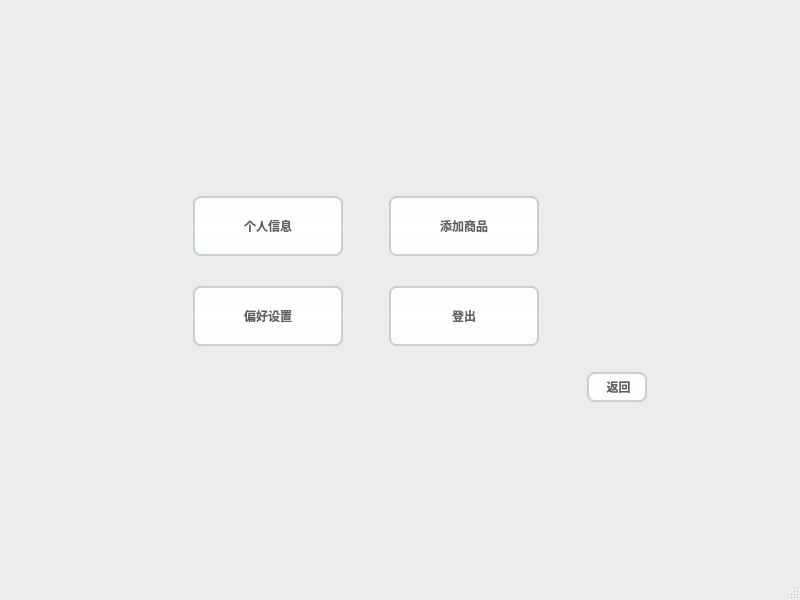
<?xml version="1.0" encoding="UTF-8"?>
<ui version="4.0">
 <class>AccountControlAdmin</class>
 <widget class="QMainWindow" name="AccountControlAdmin">
  <property name="geometry">
   <rect>
    <x>0</x>
    <y>0</y>
    <width>800</width>
    <height>600</height>
   </rect>
  </property>
  <property name="windowTitle">
   <string>MainWindow</string>
  </property>
  <property name="styleSheet">
   <string notr="true">/*
 * MacOS Style Sheet for QT Applications
 * Author: Jaime A. Quiroga P.
 * Company: GTRONICK
 * Last updated: 25/12/2020, 23:10.
 * Available at: https://github.com/GTRONICK/QSS/blob/master/MacOS.qss
 */
QMainWindow {
    background-color:#ececec;
}
QPushButton, QToolButton, QCommandLinkButton{
    padding: 0 5px 0 5px;
    border-style: solid;
    border-top-color: qlineargradient(spread:pad, x1:0, y1:0, x2:0, y2:1, stop:0 #c1c9cf, stop:1 #d2d8dd);
    border-right-color: qlineargradient(spread:pad, x1:1, y1:0, x2:0, y2:0, stop:0 #c1c9cf, stop:1 #d2d8dd);
    border-bottom-color: qlineargradient(spread:pad, x1:0, y1:1, x2:0, y2:0, stop:0 #c1c9cf, stop:1 #d2d8dd);
    border-left-color: qlineargradient(spread:pad, x1:0, y1:0, x2:1, y2:0, stop:0 #c1c9cf, stop:1 #d2d8dd);
    border-width: 2px;
    border-radius: 8px;
    color: #616161;
    font-weight: bold;
    background-color: qlineargradient(spread:pad, x1:0.5, y1:0, x2:0.5, y2:1, stop:0 #fbfdfd, stop:0.5 #ffffff, stop:1 #fbfdfd);
}
QPushButton::default, QToolButton::default, QCommandLinkButton::default{
    border: 2px solid transparent;
    color: #FFFFFF;
    background-color: qlineargradient(spread:pad, x1:0.5, y1:0, x2:0.5, y2:1, stop:0 #84afe5, stop:1 #1168e4);
}
QPushButton:hover, QToolButton:hover, QCommandLinkButton:hover{
    color: #3d3d3d;
}
QPushButton:pressed, QToolButton:pressed, QCommandLinkButton:pressed{
    color: #aeaeae;
    background-color: qlineargradient(spread:pad, x1:0.5, y1:0, x2:0.5, y2:1, stop:0 #ffffff, stop:0.5 #fbfdfd, stop:1 #ffffff);
}
QPushButton:disabled, QToolButton:disabled, QCommandLinkButton:disabled{
    color: #616161;
    background-color: qlineargradient(spread:pad, x1:0.5, y1:0, x2:0.5, y2:1, stop:0 #dce7eb, stop:0.5 #e0e8eb, stop:1 #dee7ec);
}
QLineEdit, QTextEdit, QPlainTextEdit, QSpinBox, QDoubleSpinBox, QTimeEdit, QDateEdit, QDateTimeEdit {
    border-width: 2px;
    border-radius: 8px;
    border-style: solid;
    border-top-color: qlineargradient(spread:pad, x1:0.5, y1:1, x2:0.5, y2:0, stop:0 #c1c9cf, stop:1 #d2d8dd);
    border-right-color: qlineargradient(spread:pad, x1:0, y1:0, x2:1, y2:0, stop:0 #c1c9cf, stop:1 #d2d8dd);
    border-bottom-color: qlineargradient(spread:pad, x1:0.5, y1:0, x2:0.5, y2:1, stop:0 #c1c9cf, stop:1 #d2d8dd);
    border-left-color: qlineargradient(spread:pad, x1:1, y1:0, x2:0, y2:0, stop:0 #c1c9cf, stop:1 #d2d8dd);
    background-color: #f4f4f4;
    color: #3d3d3d;
}
QLineEdit:focus, QTextEdit:focus, QPlainTextEdit:focus, QSpinBox:focus, QDoubleSpinBox:focus, QTimeEdit:focus, QDateEdit:focus, QDateTimeEdit:focus {
    border-width: 2px;
    border-radius: 8px;
    border-style: solid;
    border-top-color: qlineargradient(spread:pad, x1:0.5, y1:1, x2:0.5, y2:0, stop:0 #85b7e3, stop:1 #9ec1db);
    border-right-color: qlineargradient(spread:pad, x1:0, y1:0, x2:1, y2:0, stop:0 #85b7e3, stop:1 #9ec1db);
    border-bottom-color: qlineargradient(spread:pad, x1:0.5, y1:0, x2:0.5, y2:1, stop:0 #85b7e3, stop:1 #9ec1db);
    border-left-color: qlineargradient(spread:pad, x1:1, y1:0, x2:0, y2:0, stop:0 #85b7e3, stop:1 #9ec1db);
    background-color: #f4f4f4;
    color: #3d3d3d;
}
QLineEdit:disabled, QTextEdit:disabled, QPlainTextEdit:disabled, QSpinBox:disabled, QDoubleSpinBox:disabled, QTimeEdit:disabled, QDateEdit:disabled, QDateTimeEdit:disabled {
    color: #b9b9b9;
}
QSpinBox::up-button, QDoubleSpinBox::up-button, QTimeEdit::up-button, QDateEdit::up-button, QDateTimeEdit::up-button {
    subcontrol-origin: padding;
    subcontrol-position: top right;
    width: 15px;
    color: #272727;
    border-left-width: 1px;
    border-left-color: darkgray;
    border-left-style: solid;
    border-top-right-radius: 3px;
    padding: 3px;
}
QSpinBox::down-button, QDoubleSpinBox::down-button, QTimeEdit::down-button, QDateEdit::down-button, QDateTimeEdit::down-button {
    subcontrol-origin: padding;
    subcontrol-position: bottom right;
    width: 15px;
    color: #272727;
    border-left-width: 1px;
    border-left-color: darkgray;
    border-left-style: solid;
    border-bottom-right-radius: 3px;
    padding: 3px;
}
QSpinBox::up-button:pressed, QDoubleSpinBox::up-button:pressed, QTimeEdit::up-button:pressed, QDateEdit::up-button:pressed, QDateTimeEdit::up-button:pressed {
    color: #aeaeae;
    background-color: qlineargradient(spread:pad, x1:0.5, y1:0, x2:0.5, y2:1, stop:0 #ffffff, stop:0.5 #fbfdfd, stop:1 #ffffff);
}
QSpinBox::down-button:pressed, QDoubleSpinBox::down-button:pressed, QTimeEdit::down-button:pressed, QDateEdit::down-button:pressed, QDateTimeEdit::down-button:pressed {
    color: #aeaeae;
    background-color: qlineargradient(spread:pad, x1:0.5, y1:0, x2:0.5, y2:1, stop:0 #ffffff, stop:0.5 #fbfdfd, stop:1 #ffffff);
}
QSpinBox::up-button:hover, QDoubleSpinBox::up-button:hover, QTimeEdit::up-button:hover, QDateEdit::up-button:hover, QDateTimeEdit::up-button:hover {
    color: #FFFFFF;
    border-top-right-radius: 5px;
    background-color: qlineargradient(spread:pad, x1:0.5, y1:0, x2:0.5, y2:1, stop:0 #84afe5, stop:1 #1168e4);
    
}
QSpinBox::down-button:hover, QDoubleSpinBox::down-button:hover, QTimeEdit::down-button:hover, QDateEdit::down-button:hover, QDateTimeEdit::down-button:hover {
    color: #FFFFFF;
    border-bottom-right-radius: 5px;
    background-color: qlineargradient(spread:pad, x1:0.5, y1:0, x2:0.5, y2:1, stop:0 #84afe5, stop:1 #1168e4);
}
QSpinBox::up-arrow, QDoubleSpinBox::up-arrow, QTimeEdit::up-arrow, QDateEdit::up-arrow, QDateTimeEdit::up-arrow {
    image: url(/usr/share/icons/Adwaita/16x16/actions/go-up-symbolic.symbolic.png);
}
QSpinBox::down-arrow, QDoubleSpinBox::down-arrow, QTimeEdit::down-arrow, QDateEdit::down-arrow, QDateTimeEdit::down-arrow {
    image: url(/usr/share/icons/Adwaita/16x16/actions/go-down-symbolic.symbolic.png);
}
QProgressBar {
    max-height: 8px;
    text-align: center;
    font: italic bold 11px;
    color: #3d3d3d;
    border: 1px solid transparent;
    border-radius:4px;
    background-color: qlineargradient(spread:pad, x1:0, y1:0, x2:0, y2:1, stop:0 #ddd5d5, stop:0.5 #dad3d3, stop:1 #ddd5d5);
}
QProgressBar::chunk {
    background-color: qlineargradient(spread:pad, x1:0, y1:0, x2:0, y2:1, stop:0 #467dd1, stop:0.5 #3b88fc, stop:1 #467dd1);
    border-radius: 4px;
}
QProgressBar:disabled {
    color: #616161;
}
QProgressBar::chunk:disabled {
    background-color: #aeaeae;
}
QSlider::groove {
    border: 1px solid #bbbbbb;
    background-color: #52595d;
    border-radius: 4px;
}
QSlider::groove:horizontal {
    height: 6px;
}
QSlider::groove:vertical {
    width: 6px;
}
QSlider::handle:horizontal {
    background: #ffffff;
    border-style: solid;
    border-width: 1px;
    border-color: rgb(207,207,207);
    width: 12px;
    margin: -5px 0;
    border-radius: 7px;
}
QSlider::handle:vertical {
    background: #ffffff;
    border-style: solid;
    border-width: 1px;
    border-color: rgb(207,207,207);
    height: 12px;
    margin: 0 -5px;
    border-radius: 7px;
}
QSlider::add-page, QSlider::sub-page {
    border: 1px transparent;
    background-color: #52595d;
    border-radius: 4px;
}
QSlider::add-page:horizontal {
    background: qlineargradient(spread:pad, x1:0, y1:0, x2:0, y2:1, stop:0 #ddd5d5, stop:0.5 #dad3d3, stop:1 #ddd5d5);
}
QSlider::sub-page:horizontal {
    background-color: qlineargradient(spread:pad, x1:0, y1:0, x2:1, y2:0, stop:0 #467dd1, stop:0.5 #3b88fc, stop:1 #467dd1);
}
QSlider::add-page:vertical {
    background-color: qlineargradient(spread:pad, x1:0, y1:0, x2:0, y2:1, stop:0 #467dd1, stop:0.5 #3b88fc, stop:1 #467dd1);
}
QSlider::sub-page:vertical {
    background: qlineargradient(spread:pad, x1:0, y1:0, x2:1, y2:0, stop:0 #ddd5d5, stop:0.5 #dad3d3, stop:1 #ddd5d5);
}
QSlider::add-page:horizontal:disabled, QSlider::sub-page:horizontal:disabled, QSlider::add-page:vertical:disabled, QSlider::sub-page:vertical:disabled {
    background: #b9b9b9;
}
QComboBox, QFontComboBox {
    border-width: 2px;
    border-radius: 8px;
    border-style: solid;
    border-top-color: qlineargradient(spread:pad, x1:0.5, y1:1, x2:0.5, y2:0, stop:0 #c1c9cf, stop:1 #d2d8dd);
    border-right-color: qlineargradient(spread:pad, x1:0, y1:0, x2:1, y2:0, stop:0 #c1c9cf, stop:1 #d2d8dd);
    border-bottom-color: qlineargradient(spread:pad, x1:0.5, y1:0, x2:0.5, y2:1, stop:0 #c1c9cf, stop:1 #d2d8dd);
    border-left-color: qlineargradient(spread:pad, x1:1, y1:0, x2:0, y2:0, stop:0 #c1c9cf, stop:1 #d2d8dd);
    background-color: #f4f4f4;
    color: #272727;
    padding-left: 5px;
}
QComboBox:editable, QComboBox:!editable, QComboBox::drop-down:editable, QComboBox:!editable:on, QComboBox::drop-down:editable:on {
    background: #ffffff;
}
QComboBox::drop-down {
    subcontrol-origin: padding;
    subcontrol-position: top right;
    width: 15px;
    color: #272727;
    border-left-width: 1px;
    border-left-color: darkgray;
    border-left-style: solid;
    border-top-right-radius: 3px;
    border-bottom-right-radius: 3px;
}
QComboBox::down-arrow {
    image: url(/usr/share/icons/Adwaita/16x16/actions/go-down-symbolic.symbolic.png); /*Adawaita icon thene*/
}

QComboBox::down-arrow:on {
    top: 1px;
    left: 1px;
}
QComboBox QAbstractItemView {
    border: 1px solid darkgray;
    border-radius: 8px;
    selection-background-color: #dadada;
    selection-color: #272727;
    color: #272727;
    background: white;
}
QLabel, QCheckBox, QRadioButton {
    color: #272727;
}
QCheckBox {
    padding: 2px;
}
QCheckBox:disabled, QRadioButton:disabled {
    color: #808086;
    padding: 2px;
}

QCheckBox:hover {
    border-radius:4px;
    border-style:solid;
    padding-left: 1px;
    padding-right: 1px;
    padding-bottom: 1px;
    padding-top: 1px;
    border-width:1px;
    border-color: transparent;
}
QCheckBox::indicator:checked {
    image: url(/usr/share/icons/Adwaita/16x16/actions/object-select-symbolic.symbolic.png);
    height: 15px;
    width: 15px;
    border-style:solid;
    border-width: 1px;
    border-color: #48a5fd;
    color: #ffffff;
    border-radius: 3px;
    background-color: qlineargradient(spread:pad, x1:0, y1:0, x2:0, y2:1, stop:0 #48a5fd, stop:0.5 #329cfb, stop:1 #48a5fd);
}
QCheckBox::indicator:unchecked {
    
    height: 15px;
    width: 15px;
    border-style:solid;
    border-width: 1px;
    border-color: #48a5fd;
    border-radius: 3px;
    background-color: #fbfdfa;
}
QLCDNumber {
    color: #616161;;
}
QMenuBar {
    background-color: #ececec;
}
QMenuBar::item {
    color: #616161;
    spacing: 3px;
    padding: 1px 4px;
    background-color: #ececec;
}

QMenuBar::item:selected {
    background-color: #dadada;
    color: #3d3d3d;
}
QMenu {
    background-color: #ececec;
}
QMenu::item:selected {
    background-color: #dadada;
    color: #3d3d3d;
}
QMenu::item {
    color: #616161;;
    background-color: #e0e0e0;
}
QTabWidget {
    color:rgb(0,0,0);
    background-color:#000000;
}
QTabWidget::pane {
    border-color: #050a0e;
    background-color: #e0e0e0;
    border-width: 1px;
    border-radius: 4px;
    position: absolute;
    top: -0.5em;
    padding-top: 0.5em;
}

QTabWidget::tab-bar {
    alignment: center;
}

QTabBar::tab {
    border-bottom: 1px solid #c0c0c0;
    padding: 3px;
    color: #272727;
    background-color: #fefefc;
    margin-left:0px;
}
QTabBar::tab:!last {
    border-right: 1px solid;
    border-right-color: #c0c0c0;
    border-bottom-color: #c0c0c0;
}
QTabBar::tab:first {
    border-top-left-radius: 4px;
    border-bottom-left-radius: 4px;
}
QTabBar::tab:last {
    border-top-right-radius: 4px;
    border-bottom-right-radius: 4px;
}
QTabBar::tab:selected, QTabBar::tab:last:selected, QTabBar::tab:hover {
    color: #FFFFFF;
    background-color: qlineargradient(spread:pad, x1:0.5, y1:0, x2:0.5, y2:1, stop:0 #84afe5, stop:1 #1168e4);
}
QRadioButton::indicator {
    height: 14px;
    width: 14px;
    border-style:solid;
    border-radius:7px;
    border-width: 1px;
}
QRadioButton::indicator:checked {
    border-color: #48a5fd;
    background-color: qradialgradient(cx:0.5, cy:0.5, radius:0.4,fx:0.5, fy:0.5, stop:0 #ffffff, stop:0.5 #ffffff, stop:0.6 #48a5fd, stop:1 #48a5fd);
}
QRadioButton::indicator:!checked {
    border-color: #a9b7c6;
    background-color: #fbfdfa;
}
QStatusBar {
    color:#027f7f;
}

QDial {
    background: #16a085;
}

QToolBox {
    color: #a9b7c6;
    background-color: #222b2e;
}
QToolBox::tab {
    color: #a9b7c6;
    background-color:#222b2e;
}
QToolBox::tab:selected {
    color: #FFFFFF;
    background-color:#222b2e;
}
QScrollArea {
    color: #FFFFFF;
    background-color:#222b2e;
}

QScrollBar:horizontal {
	max-height: 10px;
	border: 1px transparent grey;
	margin: 0px 20px 0px 20px;
	background: transparent;
}
QScrollBar:vertical {
	max-width: 10px;
	border: 1px transparent grey;
	margin: 20px 0px 20px 0px;
	background: transparent;
}
QScrollBar::handle:vertical, QScrollBar::handle:horizontal {
	background: #52595d;
	border-style: transparent;
	border-radius: 4px;
	min-height: 25px;
}
QScrollBar::handle:horizontal:hover, QScrollBar::handle:vertical:hover {
	background: qlineargradient(spread:pad, x1:0, y1:0, x2:1, y2:0, stop:0 #467dd1, stop:0.5 #3b88fc, stop:1 #467dd1);
}
QScrollBar::add-line, QScrollBar::sub-line {
    border: 2px transparent grey;
    border-radius: 4px;
    subcontrol-origin: margin;
    background: #b9b9b9;
}
QScrollBar::add-line:horizontal {
    width: 20px;
    subcontrol-position: right;
}
QScrollBar::add-line:vertical {
    height: 20px;
    subcontrol-position: bottom;
}
QScrollBar::sub-line:horizontal {
    width: 20px;
    subcontrol-position: left;
}
QScrollBar::sub-line:vertical {
    height: 20px;
    subcontrol-position: top;
}
QScrollBar::add-line:vertical:pressed, QScrollBar::add-line:horizontal:pressed, QScrollBar::sub-line:horizontal:pressed, QScrollBar::sub-line:vertical:pressed {
    background: qlineargradient(spread:pad, x1:0, y1:0, x2:1, y2:0, stop:0 #467dd1, stop:0.5 #3b88fc, stop:1 #467dd1);
}
QScrollBar::add-page:horizontal, QScrollBar::sub-page:horizontal, QScrollBar::add-page:vertical, QScrollBar::sub-page:vertical {
    background: none;
}
QScrollBar::up-arrow:vertical {
    image: url(/usr/share/icons/Adwaita/16x16/actions/go-up-symbolic.symbolic.png);
}
QScrollBar::down-arrow:vertical {
    image: url(/usr/share/icons/Adwaita/16x16/actions/go-down-symbolic.symbolic.png);
}
QScrollBar::left-arrow:horizontal {
    image: url(/usr/share/icons/Adwaita/16x16/actions/go-previous-symbolic.symbolic.png);
}
QScrollBar::right-arrow:horizontal {
    image: url(/usr/share/icons/Adwaita/16x16/actions/go-next-symbolic.symbolic.png);
}
</string>
  </property>
  <widget class="QWidget" name="centralwidget">
   <layout class="QVBoxLayout" name="verticalLayout">
    <item>
     <layout class="QGridLayout" name="gridLayout_3">
      <item row="1" column="0">
       <spacer name="horizontalSpacer_3">
        <property name="orientation">
         <enum>Qt::Horizontal</enum>
        </property>
        <property name="sizeHint" stdset="0">
         <size>
          <width>40</width>
          <height>20</height>
         </size>
        </property>
       </spacer>
      </item>
      <item row="2" column="1">
       <spacer name="verticalSpacer_2">
        <property name="orientation">
         <enum>Qt::Vertical</enum>
        </property>
        <property name="sizeHint" stdset="0">
         <size>
          <width>20</width>
          <height>40</height>
         </size>
        </property>
       </spacer>
      </item>
      <item row="1" column="1">
       <layout class="QGridLayout" name="gridLayout_2">
        <item row="0" column="0">
         <layout class="QGridLayout" name="gridLayout">
          <property name="topMargin">
           <number>20</number>
          </property>
          <property name="bottomMargin">
           <number>20</number>
          </property>
          <property name="verticalSpacing">
           <number>30</number>
          </property>
          <item row="0" column="0">
           <widget class="QPushButton" name="AccountButton">
            <property name="minimumSize">
             <size>
              <width>150</width>
              <height>60</height>
             </size>
            </property>
            <property name="maximumSize">
             <size>
              <width>150</width>
              <height>60</height>
             </size>
            </property>
            <property name="text">
             <string>个人信息</string>
            </property>
           </widget>
          </item>
          <item row="1" column="1">
           <widget class="QPushButton" name="LogOutButton">
            <property name="minimumSize">
             <size>
              <width>150</width>
              <height>60</height>
             </size>
            </property>
            <property name="maximumSize">
             <size>
              <width>150</width>
              <height>60</height>
             </size>
            </property>
            <property name="text">
             <string>登出</string>
            </property>
           </widget>
          </item>
          <item row="1" column="0">
           <widget class="QPushButton" name="PreferenceButton">
            <property name="minimumSize">
             <size>
              <width>150</width>
              <height>60</height>
             </size>
            </property>
            <property name="maximumSize">
             <size>
              <width>150</width>
              <height>60</height>
             </size>
            </property>
            <property name="text">
             <string>偏好设置</string>
            </property>
           </widget>
          </item>
          <item row="0" column="1">
           <widget class="QPushButton" name="AddNewItem">
            <property name="minimumSize">
             <size>
              <width>150</width>
              <height>60</height>
             </size>
            </property>
            <property name="maximumSize">
             <size>
              <width>150</width>
              <height>60</height>
             </size>
            </property>
            <property name="text">
             <string>添加商品</string>
            </property>
           </widget>
          </item>
         </layout>
        </item>
        <item row="0" column="1">
         <spacer name="horizontalSpacer_2">
          <property name="orientation">
           <enum>Qt::Horizontal</enum>
          </property>
          <property name="sizeHint" stdset="0">
           <size>
            <width>40</width>
            <height>20</height>
           </size>
          </property>
         </spacer>
        </item>
        <item row="1" column="0">
         <spacer name="horizontalSpacer">
          <property name="orientation">
           <enum>Qt::Horizontal</enum>
          </property>
          <property name="sizeHint" stdset="0">
           <size>
            <width>428</width>
            <height>20</height>
           </size>
          </property>
         </spacer>
        </item>
        <item row="1" column="1">
         <widget class="QPushButton" name="BackButton">
          <property name="minimumSize">
           <size>
            <width>60</width>
            <height>30</height>
           </size>
          </property>
          <property name="text">
           <string> 返回</string>
          </property>
         </widget>
        </item>
       </layout>
      </item>
      <item row="1" column="2">
       <spacer name="horizontalSpacer_4">
        <property name="orientation">
         <enum>Qt::Horizontal</enum>
        </property>
        <property name="sizeHint" stdset="0">
         <size>
          <width>40</width>
          <height>20</height>
         </size>
        </property>
       </spacer>
      </item>
      <item row="0" column="1">
       <spacer name="verticalSpacer">
        <property name="orientation">
         <enum>Qt::Vertical</enum>
        </property>
        <property name="sizeHint" stdset="0">
         <size>
          <width>20</width>
          <height>40</height>
         </size>
        </property>
       </spacer>
      </item>
     </layout>
    </item>
   </layout>
  </widget>
  <widget class="QMenuBar" name="menubar">
   <property name="geometry">
    <rect>
     <x>0</x>
     <y>0</y>
     <width>800</width>
     <height>19</height>
    </rect>
   </property>
  </widget>
  <widget class="QStatusBar" name="statusbar"/>
 </widget>
 <resources/>
 <connections/>
</ui>
